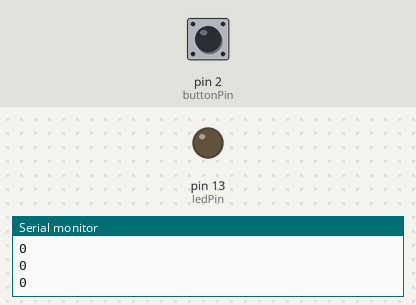
Recording of a sketch running on a simulated Arduino Uno, built with avr-gcc and run on an emulated ATmega328P. On the bench: output pins drawn as LEDs (lit = HIGH), the last lines printed to the serial monitor. Inputs (shaded band) come from the test bench; at power-on: pin 2 (buttonPin) LOW.

Above: at 1.2 s.
1.3 s: pin 2 (buttonPin) pulled HIGH for 0.15 s
At 1.4 s:
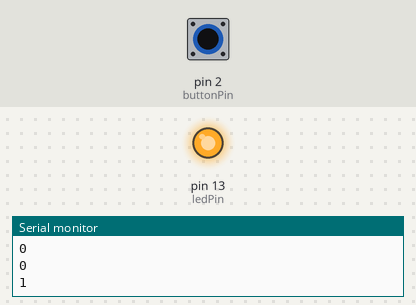
3.0 s: pin 2 (buttonPin) pulled HIGH for 3.2 s
At 7.5 s:
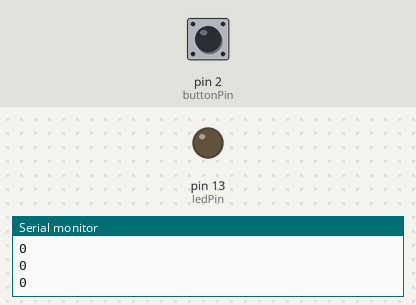
Timing chart, 0 to 9.0 s (numbered marks = the images above; inputs shaded):
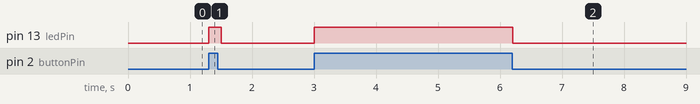

Measured:
- after the input at 1.3 s, pin 13 (ledPin): LOW → HIGH at once, → LOW 0.20 s later
- after the input at 3.0 s, pin 13 (ledPin): LOW → HIGH at once, → LOW 3.2 s later

The sketch:

Sewing_Machine_Button.ino
```cpp
// set pin numbers:
const int buttonPin = 2;     // the number of the pushbutton pin
const int ledPin =  13;      // the number of the LED pin
// variables will change:
int buttonState = 0;         // variable for reading the pushbutton status


void setup() {
  Serial.begin(9600);
  // initialize the LED pin as an output:
  pinMode(ledPin, OUTPUT);
  // initialize the pushbutton pin as an input:
  pinMode(buttonPin, INPUT);
}


void loop() {
  // read the state of the pushbutton value:
  buttonState = digitalRead(buttonPin);
  // Show the state of pushbutton on serial monitor
  Serial.println(buttonState);
  // check if the pushbutton is pressed.
  // if it is, the buttonState is HIGH:
  if (buttonState == HIGH) {
    // turn LED on:
    digitalWrite(ledPin, HIGH);
  } else {
    // turn LED off:
    digitalWrite(ledPin, LOW);
  }
  // Added the delay so that we can see the output of button
  delay(100);
}
```
